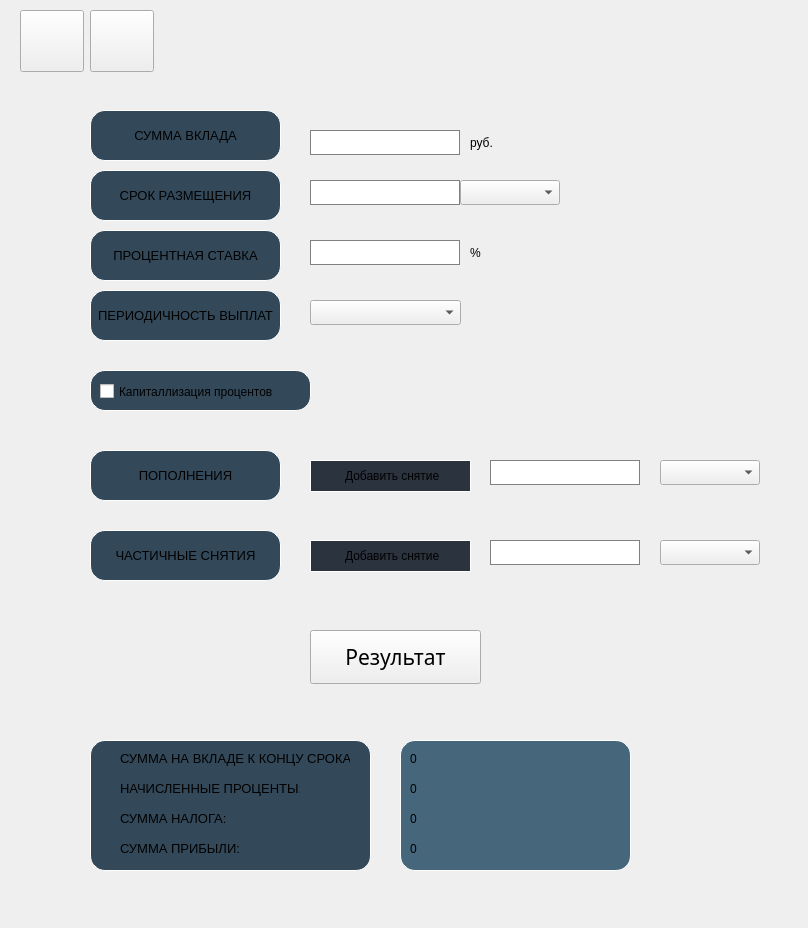
<?xml version="1.0" encoding="UTF-8"?>
<ui version="4.0">
 <class>Deposit</class>
 <widget class="QDialog" name="Deposit">
  <property name="geometry">
   <rect>
    <x>0</x>
    <y>0</y>
    <width>808</width>
    <height>928</height>
   </rect>
  </property>
  <property name="windowTitle">
   <string>Dialog</string>
  </property>
  <property name="styleSheet">
   <string notr="true">QDialog {
  background-image: url(:/Image/fone.png); 
}</string>
  </property>
  <widget class="QLabel" name="label_amount_profit">
   <property name="geometry">
    <rect>
     <x>410</x>
     <y>840</y>
     <width>200</width>
     <height>17</height>
    </rect>
   </property>
   <property name="text">
    <string>0</string>
   </property>
  </widget>
  <widget class="QLineEdit" name="rate_of_exchange">
   <property name="geometry">
    <rect>
     <x>310</x>
     <y>240</y>
     <width>150</width>
     <height>25</height>
    </rect>
   </property>
   <property name="styleSheet">
    <string notr="true">QLineEdit {
	color: white;
	border: 1px solid gray;
}</string>
   </property>
   <property name="text">
    <string>9.8</string>
   </property>
  </widget>
  <widget class="QPushButton" name="Button_with">
   <property name="geometry">
    <rect>
     <x>310</x>
     <y>540</y>
     <width>161</width>
     <height>32</height>
    </rect>
   </property>
   <property name="styleSheet">
    <string notr="true">QPushButton {
	background-color: rgb(43, 51, 63);
font: 20;

border: solid white;
border-width: 1px;
border-radius: 25px;
}

QPushButton:pressed {
  background-color:  rgb(53, 71, 84);
border: solid white;
border-width: 2px;
border-radius: 25px;
}</string>
   </property>
   <property name="text">
    <string> Добавить снятие</string>
   </property>
  </widget>
  <widget class="QLabel" name="label_11">
   <property name="geometry">
    <rect>
     <x>120</x>
     <y>750</y>
     <width>230</width>
     <height>17</height>
    </rect>
   </property>
   <property name="font">
    <font>
     <pointsize>10</pointsize>
    </font>
   </property>
   <property name="text">
    <string>СУММА НА ВКЛАДЕ К КОНЦУ СРОКА:</string>
   </property>
  </widget>
  <widget class="QLabel" name="label_9">
   <property name="geometry">
    <rect>
     <x>120</x>
     <y>810</y>
     <width>110</width>
     <height>17</height>
    </rect>
   </property>
   <property name="font">
    <font>
     <pointsize>10</pointsize>
    </font>
   </property>
   <property name="text">
    <string>СУММА НАЛОГА:</string>
   </property>
  </widget>
  <widget class="QComboBox" name="withdrawal_time">
   <property name="geometry">
    <rect>
     <x>660</x>
     <y>540</y>
     <width>100</width>
     <height>25</height>
    </rect>
   </property>
  </widget>
  <widget class="QComboBox" name="time">
   <property name="geometry">
    <rect>
     <x>460</x>
     <y>180</y>
     <width>100</width>
     <height>25</height>
    </rect>
   </property>
  </widget>
  <widget class="QLabel" name="label_13">
   <property name="geometry">
    <rect>
     <x>120</x>
     <y>780</y>
     <width>180</width>
     <height>17</height>
    </rect>
   </property>
   <property name="font">
    <font>
     <pointsize>10</pointsize>
    </font>
   </property>
   <property name="text">
    <string>НАЧИСЛЕННЫЕ ПРОЦЕНТЫ:</string>
   </property>
  </widget>
  <widget class="QLineEdit" name="amount_money">
   <property name="geometry">
    <rect>
     <x>310</x>
     <y>130</y>
     <width>150</width>
     <height>25</height>
    </rect>
   </property>
   <property name="styleSheet">
    <string notr="true">QLineEdit {
	color: white;
	border: 1px solid gray;
}</string>
   </property>
   <property name="text">
    <string>100000</string>
   </property>
  </widget>
  <widget class="QLabel" name="label_14">
   <property name="geometry">
    <rect>
     <x>470</x>
     <y>130</y>
     <width>30</width>
     <height>25</height>
    </rect>
   </property>
   <property name="text">
    <string>руб.</string>
   </property>
  </widget>
  <widget class="QLineEdit" name="withdrawal">
   <property name="geometry">
    <rect>
     <x>490</x>
     <y>540</y>
     <width>150</width>
     <height>25</height>
    </rect>
   </property>
   <property name="styleSheet">
    <string notr="true">QLineEdit {
	color: white;
	border: 1px solid gray;
}</string>
   </property>
   <property name="text">
    <string>0</string>
   </property>
  </widget>
  <widget class="QComboBox" name="rate_of_payment">
   <property name="geometry">
    <rect>
     <x>310</x>
     <y>300</y>
     <width>151</width>
     <height>25</height>
    </rect>
   </property>
  </widget>
  <widget class="QComboBox" name="pop_time">
   <property name="geometry">
    <rect>
     <x>660</x>
     <y>460</y>
     <width>100</width>
     <height>25</height>
    </rect>
   </property>
  </widget>
  <widget class="QLineEdit" name="time_replament">
   <property name="geometry">
    <rect>
     <x>310</x>
     <y>180</y>
     <width>150</width>
     <height>25</height>
    </rect>
   </property>
   <property name="styleSheet">
    <string notr="true">QLineEdit {
	color: white;
	border: 1px solid gray;
}</string>
   </property>
   <property name="text">
    <string>12</string>
   </property>
  </widget>
  <widget class="QLabel" name="label_total_percent">
   <property name="geometry">
    <rect>
     <x>410</x>
     <y>780</y>
     <width>200</width>
     <height>17</height>
    </rect>
   </property>
   <property name="text">
    <string>0</string>
   </property>
  </widget>
  <widget class="QLineEdit" name="pop_num">
   <property name="geometry">
    <rect>
     <x>490</x>
     <y>460</y>
     <width>150</width>
     <height>25</height>
    </rect>
   </property>
   <property name="styleSheet">
    <string notr="true">QLineEdit {
	color: white;
	border: 1px solid gray;
}</string>
   </property>
   <property name="text">
    <string>0</string>
   </property>
  </widget>
  <widget class="QLabel" name="label_15">
   <property name="geometry">
    <rect>
     <x>120</x>
     <y>840</y>
     <width>120</width>
     <height>17</height>
    </rect>
   </property>
   <property name="font">
    <font>
     <pointsize>10</pointsize>
    </font>
   </property>
   <property name="text">
    <string>СУММА ПРИБЫЛИ:</string>
   </property>
  </widget>
  <widget class="QLabel" name="label_total_money">
   <property name="geometry">
    <rect>
     <x>410</x>
     <y>750</y>
     <width>200</width>
     <height>17</height>
    </rect>
   </property>
   <property name="text">
    <string>0</string>
   </property>
  </widget>
  <widget class="QLabel" name="label_total_tax">
   <property name="geometry">
    <rect>
     <x>410</x>
     <y>810</y>
     <width>200</width>
     <height>17</height>
    </rect>
   </property>
   <property name="text">
    <string>0</string>
   </property>
  </widget>
  <widget class="QLabel" name="label_12">
   <property name="geometry">
    <rect>
     <x>470</x>
     <y>240</y>
     <width>20</width>
     <height>25</height>
    </rect>
   </property>
   <property name="text">
    <string>%</string>
   </property>
  </widget>
  <widget class="QCheckBox" name="checkBox">
   <property name="geometry">
    <rect>
     <x>100</x>
     <y>380</y>
     <width>201</width>
     <height>23</height>
    </rect>
   </property>
   <property name="text">
    <string>Капиталлизация процентов</string>
   </property>
  </widget>
  <widget class="QToolButton" name="toolButton_menuCredit">
   <property name="geometry">
    <rect>
     <x>20</x>
     <y>10</y>
     <width>64</width>
     <height>62</height>
    </rect>
   </property>
   <property name="sizePolicy">
    <sizepolicy hsizetype="MinimumExpanding" vsizetype="MinimumExpanding">
     <horstretch>0</horstretch>
     <verstretch>0</verstretch>
    </sizepolicy>
   </property>
   <property name="styleSheet">
    <string notr="true">QToolButton{
  font: 18pt &quot;.AppleSystemUIFont&quot;;
  border-image: url(:/Image/Menu1.png) stretch; 
}
QToolButton:pressed {
    border-image: url(:/Image/Button_nuber_after.png) stretch; 
}</string>
   </property>
   <property name="text">
    <string/>
   </property>
  </widget>
  <widget class="QLabel" name="label_16">
   <property name="geometry">
    <rect>
     <x>90</x>
     <y>110</y>
     <width>191</width>
     <height>51</height>
    </rect>
   </property>
   <property name="sizePolicy">
    <sizepolicy hsizetype="MinimumExpanding" vsizetype="MinimumExpanding">
     <horstretch>0</horstretch>
     <verstretch>0</verstretch>
    </sizepolicy>
   </property>
   <property name="font">
    <font>
     <pointsize>10</pointsize>
     <weight>2</weight>
     <italic>false</italic>
     <bold>false</bold>
    </font>
   </property>
   <property name="layoutDirection">
    <enum>Qt::LeftToRight</enum>
   </property>
   <property name="styleSheet">
    <string notr="true">QLabel {
	background-color: rgb(51, 73, 90);
font: 20;

border: solid white;
border-width: 1px;
border-radius: 15px;
}</string>
   </property>
   <property name="text">
    <string>СУММА ВКЛАДА</string>
   </property>
   <property name="alignment">
    <set>Qt::AlignCenter</set>
   </property>
   <property name="margin">
    <number>10</number>
   </property>
   <property name="indent">
    <number>0</number>
   </property>
  </widget>
  <widget class="QToolButton" name="toolButton_exitCredit">
   <property name="geometry">
    <rect>
     <x>90</x>
     <y>10</y>
     <width>64</width>
     <height>62</height>
    </rect>
   </property>
   <property name="sizePolicy">
    <sizepolicy hsizetype="MinimumExpanding" vsizetype="MinimumExpanding">
     <horstretch>0</horstretch>
     <verstretch>0</verstretch>
    </sizepolicy>
   </property>
   <property name="styleSheet">
    <string notr="true">QToolButton{
  font: 18pt &quot;.AppleSystemUIFont&quot;;
  border-image: url(:/Image/Exit.png) stretch; 
}
QToolButton:pressed {
    border-image: url(:/Image/Button_nuber_after.png) stretch; 
}</string>
   </property>
   <property name="text">
    <string/>
   </property>
  </widget>
  <widget class="QToolButton" name="pushButton_calculate_deposit">
   <property name="geometry">
    <rect>
     <x>310</x>
     <y>630</y>
     <width>171</width>
     <height>54</height>
    </rect>
   </property>
   <property name="sizePolicy">
    <sizepolicy hsizetype="MinimumExpanding" vsizetype="Preferred">
     <horstretch>0</horstretch>
     <verstretch>0</verstretch>
    </sizepolicy>
   </property>
   <property name="font">
    <font>
     <family>Bodoni 72 Smallcaps</family>
     <pointsize>16</pointsize>
     <weight>50</weight>
     <bold>false</bold>
    </font>
   </property>
   <property name="toolTipDuration">
    <number>-1</number>
   </property>
   <property name="styleSheet">
    <string notr="true">QToolButton{
  border-image: url(:/Image/Game_Button_after.png) stretch; 
}
QToolButton:pressed {
    border-image: url(:/Image/Game_Button_befor.png) stretch; 
}</string>
   </property>
   <property name="text">
    <string>Результат</string>
   </property>
   <property name="iconSize">
    <size>
     <width>20</width>
     <height>20</height>
    </size>
   </property>
  </widget>
  <widget class="QLabel" name="label_17">
   <property name="geometry">
    <rect>
     <x>90</x>
     <y>170</y>
     <width>191</width>
     <height>51</height>
    </rect>
   </property>
   <property name="sizePolicy">
    <sizepolicy hsizetype="MinimumExpanding" vsizetype="MinimumExpanding">
     <horstretch>0</horstretch>
     <verstretch>0</verstretch>
    </sizepolicy>
   </property>
   <property name="font">
    <font>
     <pointsize>10</pointsize>
     <weight>2</weight>
     <italic>false</italic>
     <bold>false</bold>
    </font>
   </property>
   <property name="layoutDirection">
    <enum>Qt::LeftToRight</enum>
   </property>
   <property name="styleSheet">
    <string notr="true">QLabel {
	background-color: rgb(51, 73, 90);
font: 20;

border: solid white;
border-width: 1px;
border-radius: 15px;
}</string>
   </property>
   <property name="text">
    <string>СРОК РАЗМЕЩЕНИЯ</string>
   </property>
   <property name="alignment">
    <set>Qt::AlignCenter</set>
   </property>
   <property name="margin">
    <number>10</number>
   </property>
   <property name="indent">
    <number>0</number>
   </property>
  </widget>
  <widget class="QLabel" name="label_18">
   <property name="geometry">
    <rect>
     <x>90</x>
     <y>230</y>
     <width>191</width>
     <height>51</height>
    </rect>
   </property>
   <property name="sizePolicy">
    <sizepolicy hsizetype="MinimumExpanding" vsizetype="MinimumExpanding">
     <horstretch>0</horstretch>
     <verstretch>0</verstretch>
    </sizepolicy>
   </property>
   <property name="font">
    <font>
     <pointsize>10</pointsize>
     <weight>2</weight>
     <italic>false</italic>
     <bold>false</bold>
    </font>
   </property>
   <property name="layoutDirection">
    <enum>Qt::LeftToRight</enum>
   </property>
   <property name="styleSheet">
    <string notr="true">QLabel {
	background-color: rgb(51, 73, 90);
font: 20;

border: solid white;
border-width: 1px;
border-radius: 15px;
}</string>
   </property>
   <property name="text">
    <string>ПРОЦЕНТНАЯ СТАВКА</string>
   </property>
   <property name="alignment">
    <set>Qt::AlignCenter</set>
   </property>
   <property name="margin">
    <number>10</number>
   </property>
   <property name="indent">
    <number>0</number>
   </property>
  </widget>
  <widget class="QLabel" name="label_19">
   <property name="geometry">
    <rect>
     <x>90</x>
     <y>290</y>
     <width>191</width>
     <height>51</height>
    </rect>
   </property>
   <property name="sizePolicy">
    <sizepolicy hsizetype="MinimumExpanding" vsizetype="MinimumExpanding">
     <horstretch>0</horstretch>
     <verstretch>0</verstretch>
    </sizepolicy>
   </property>
   <property name="font">
    <font>
     <pointsize>10</pointsize>
     <weight>2</weight>
     <italic>false</italic>
     <bold>false</bold>
    </font>
   </property>
   <property name="layoutDirection">
    <enum>Qt::LeftToRight</enum>
   </property>
   <property name="styleSheet">
    <string notr="true">QLabel {
	background-color: rgb(51, 73, 90);
font: 20;

border: solid white;
border-width: 1px;
border-radius: 15px;
}</string>
   </property>
   <property name="text">
    <string>ПЕРИОДИЧНОСТЬ ВЫПЛАТ</string>
   </property>
   <property name="alignment">
    <set>Qt::AlignCenter</set>
   </property>
   <property name="margin">
    <number>10</number>
   </property>
   <property name="indent">
    <number>0</number>
   </property>
  </widget>
  <widget class="QLabel" name="label_20">
   <property name="geometry">
    <rect>
     <x>90</x>
     <y>450</y>
     <width>191</width>
     <height>51</height>
    </rect>
   </property>
   <property name="sizePolicy">
    <sizepolicy hsizetype="MinimumExpanding" vsizetype="MinimumExpanding">
     <horstretch>0</horstretch>
     <verstretch>0</verstretch>
    </sizepolicy>
   </property>
   <property name="font">
    <font>
     <pointsize>10</pointsize>
     <weight>2</weight>
     <italic>false</italic>
     <bold>false</bold>
    </font>
   </property>
   <property name="layoutDirection">
    <enum>Qt::LeftToRight</enum>
   </property>
   <property name="styleSheet">
    <string notr="true">QLabel {
	background-color: rgb(51, 73, 90);
font: 20;

border: solid white;
border-width: 1px;
border-radius: 15px;
}</string>
   </property>
   <property name="text">
    <string>ПОПОЛНЕНИЯ</string>
   </property>
   <property name="alignment">
    <set>Qt::AlignCenter</set>
   </property>
   <property name="margin">
    <number>10</number>
   </property>
   <property name="indent">
    <number>0</number>
   </property>
  </widget>
  <widget class="QLabel" name="label_21">
   <property name="geometry">
    <rect>
     <x>90</x>
     <y>530</y>
     <width>191</width>
     <height>51</height>
    </rect>
   </property>
   <property name="sizePolicy">
    <sizepolicy hsizetype="MinimumExpanding" vsizetype="MinimumExpanding">
     <horstretch>0</horstretch>
     <verstretch>0</verstretch>
    </sizepolicy>
   </property>
   <property name="font">
    <font>
     <pointsize>10</pointsize>
     <weight>2</weight>
     <italic>false</italic>
     <bold>false</bold>
    </font>
   </property>
   <property name="layoutDirection">
    <enum>Qt::LeftToRight</enum>
   </property>
   <property name="styleSheet">
    <string notr="true">QLabel {
	background-color: rgb(51, 73, 90);
font: 20;

border: solid white;
border-width: 1px;
border-radius: 15px;
}</string>
   </property>
   <property name="text">
    <string>ЧАСТИЧНЫЕ СНЯТИЯ</string>
   </property>
   <property name="alignment">
    <set>Qt::AlignCenter</set>
   </property>
   <property name="margin">
    <number>10</number>
   </property>
   <property name="indent">
    <number>0</number>
   </property>
  </widget>
  <widget class="QPushButton" name="Button_pop">
   <property name="geometry">
    <rect>
     <x>310</x>
     <y>460</y>
     <width>161</width>
     <height>32</height>
    </rect>
   </property>
   <property name="styleSheet">
    <string notr="true">QPushButton {
	background-color: rgb(43, 51, 63);
font: 20;

border: solid white;
border-width: 1px;
border-radius: 25px;
}

QPushButton:pressed {
  background-color:  rgb(53, 71, 84);
border: solid white;
border-width: 2px;
border-radius: 25px;
}</string>
   </property>
   <property name="text">
    <string> Добавить снятие</string>
   </property>
  </widget>
  <widget class="QLabel" name="label_22">
   <property name="geometry">
    <rect>
     <x>400</x>
     <y>740</y>
     <width>231</width>
     <height>131</height>
    </rect>
   </property>
   <property name="sizePolicy">
    <sizepolicy hsizetype="MinimumExpanding" vsizetype="MinimumExpanding">
     <horstretch>0</horstretch>
     <verstretch>0</verstretch>
    </sizepolicy>
   </property>
   <property name="layoutDirection">
    <enum>Qt::LeftToRight</enum>
   </property>
   <property name="styleSheet">
    <string notr="true">QLabel {
	background-color: rgb(70, 103, 123);
font: 20;

border: solid white;
border-width: 1px;
border-radius: 15px;
}</string>
   </property>
   <property name="text">
    <string/>
   </property>
   <property name="alignment">
    <set>Qt::AlignCenter</set>
   </property>
   <property name="margin">
    <number>10</number>
   </property>
   <property name="indent">
    <number>0</number>
   </property>
  </widget>
  <widget class="QLabel" name="label_23">
   <property name="geometry">
    <rect>
     <x>90</x>
     <y>740</y>
     <width>281</width>
     <height>131</height>
    </rect>
   </property>
   <property name="sizePolicy">
    <sizepolicy hsizetype="MinimumExpanding" vsizetype="MinimumExpanding">
     <horstretch>0</horstretch>
     <verstretch>0</verstretch>
    </sizepolicy>
   </property>
   <property name="layoutDirection">
    <enum>Qt::LeftToRight</enum>
   </property>
   <property name="styleSheet">
    <string notr="true">QLabel {
	background-color: rgb(51, 73, 90);
font: 20;

border: solid white;
border-width: 1px;
border-radius: 15px;
}</string>
   </property>
   <property name="text">
    <string/>
   </property>
   <property name="alignment">
    <set>Qt::AlignCenter</set>
   </property>
   <property name="margin">
    <number>10</number>
   </property>
   <property name="indent">
    <number>0</number>
   </property>
  </widget>
  <widget class="QLabel" name="label_24">
   <property name="geometry">
    <rect>
     <x>90</x>
     <y>370</y>
     <width>221</width>
     <height>41</height>
    </rect>
   </property>
   <property name="sizePolicy">
    <sizepolicy hsizetype="MinimumExpanding" vsizetype="MinimumExpanding">
     <horstretch>0</horstretch>
     <verstretch>0</verstretch>
    </sizepolicy>
   </property>
   <property name="layoutDirection">
    <enum>Qt::LeftToRight</enum>
   </property>
   <property name="styleSheet">
    <string notr="true">QLabel {
	background-color: rgb(51, 73, 90);
font: 20;

border: solid white;
border-width: 1px;
border-radius: 15px;
}</string>
   </property>
   <property name="text">
    <string/>
   </property>
   <property name="alignment">
    <set>Qt::AlignCenter</set>
   </property>
   <property name="margin">
    <number>10</number>
   </property>
   <property name="indent">
    <number>0</number>
   </property>
  </widget>
  <zorder>label_24</zorder>
  <zorder>label_23</zorder>
  <zorder>label_22</zorder>
  <zorder>label_amount_profit</zorder>
  <zorder>rate_of_exchange</zorder>
  <zorder>Button_with</zorder>
  <zorder>label_11</zorder>
  <zorder>label_9</zorder>
  <zorder>withdrawal_time</zorder>
  <zorder>time</zorder>
  <zorder>label_13</zorder>
  <zorder>amount_money</zorder>
  <zorder>label_14</zorder>
  <zorder>withdrawal</zorder>
  <zorder>rate_of_payment</zorder>
  <zorder>pop_time</zorder>
  <zorder>time_replament</zorder>
  <zorder>label_total_percent</zorder>
  <zorder>pop_num</zorder>
  <zorder>label_15</zorder>
  <zorder>label_total_money</zorder>
  <zorder>label_total_tax</zorder>
  <zorder>label_12</zorder>
  <zorder>checkBox</zorder>
  <zorder>toolButton_menuCredit</zorder>
  <zorder>label_16</zorder>
  <zorder>toolButton_exitCredit</zorder>
  <zorder>pushButton_calculate_deposit</zorder>
  <zorder>label_17</zorder>
  <zorder>label_18</zorder>
  <zorder>label_19</zorder>
  <zorder>label_20</zorder>
  <zorder>label_21</zorder>
  <zorder>Button_pop</zorder>
 </widget>
 <resources/>
 <connections/>
</ui>
